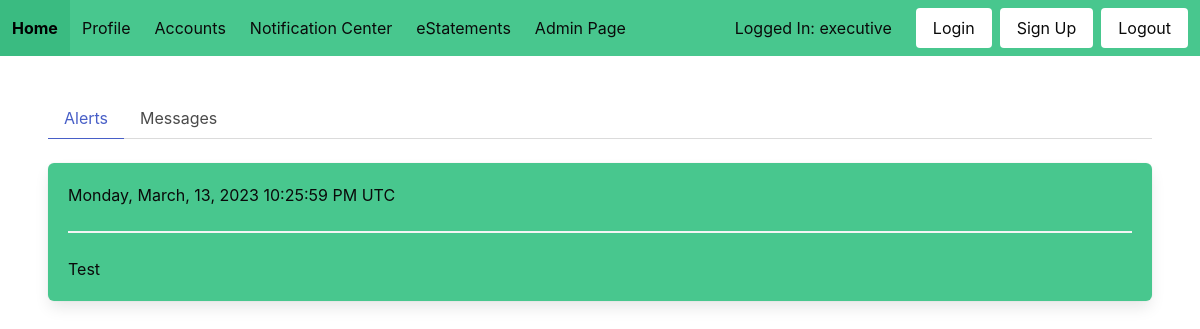
The page /alerts/ (signed in) on the database its author committed.
### website/models.py (models this page shows)
class User(UserMixin, db.Model):
    id = db.Column(db.Integer, primary_key=True)
    username = db.Column(db.String(100), unique=True)
    password = db.Column(db.String(100))
    name = db.Column(db.String(1000))

class Alerts(db.Model):
    id = db.Column(db.Integer, primary_key=True)
    date = db.Column(db.DateTime, server_default=func.now())
    content = db.Column(db.String(5000))

### website/main/routes.py (the view)
@main.route('/alerts/')
@login_required
def alerts():
    alerts = get_alerts()
    return render_template('alerts.html', alerts=alerts)

### website/models.py (called while the page is built)
@login_manager.user_loader
def load_user(id):
    return User.query.get(int(id))

### website/utils/format.py (called while the page is built)
def format_date_1(dt: datetime):
    weekday_map = {0: 'Monday', 1: 'Tuesday', 2: 'Wednesday', 3: 'Thursday',
                   4: 'Friday', 5: 'Saturday', 6: 'Sunday'}
    month_map = {1: 'January', 2: 'February', 3: 'March', 4: 'April', 5: 'May',
                 6: 'June', 7: 'July', 8: 'August', 9: 'September',
                 10: 'October', 11: 'November', 12: 'December'}
    weekday = weekday_map[dt.weekday()]
    month = month_map[dt.month]
    hour = dt.hour
    period = 'AM'
    if dt.hour >= 12:
        period = 'PM'
    if dt.hour >= 13:
        hour -= 12
    elif dt.hour < 1:
        hour += 12
    time_str = f'{hour:02}:{dt.minute:02}:{dt.second:02} {period}'
    res = f'{weekday}, {month}, {dt.day:02}, {dt.year} {time_str} UTC'
    return res

### website/utils/utils.py (called while the page is built)
def get_alerts():
    alerts = Alerts.query.all()
    res = []
    for alert in alerts:
        formatted = {}
        formatted['date'] = format_date_1(alert.date)
        formatted['content'] = alert.content
        res.append(formatted)
    return res

### website/templates/alerts.html (shortened to what this page needs)
{% extends "base.html" %}
{% block content %}
<div class="tabs">
    <ul>
        <li class="is-active"><a href="{{ url_for('main.alerts') }}">Alerts</a></li>
        <li><a href="{{ url_for('main.messages') }}">Messages</a></li>
    </ul>
</div>
{% for alert in alerts %}
<div class="box has-background-success has-text-black">
    <p>{{ alert['date'] }}</p>
    <hr>
    <p>{{ alert['content'] }}</p>
</div>
{% endfor %}
{% endblock %}

### website/templates/base.html (shortened to what this page needs)
<!DOCTYPE html>
<html>
<head>
    <link rel="stylesheet" href="https://cdnjs.cloudflare.com/ajax/libs/bulma/0.7.2/css/bulma.min.css" />
</head>
<body>
    <nav class="navbar is-success is-fixed-top">
        <div class="navbar-brand is-success">
            <a class="navbar-item has-text-black is-success" href="{{ url_for('main.home') }}">
                <strong>Home</strong>
            </a>
        </div>
        <div class="navbar-menu has-background-success" id="nav-links">
            <div class="navbar-start">
                <a href="{{ url_for('main.profile') }}" class="navbar-item has-text-black">Profile</a>
                <div class="navbar-item has-dropdown is-hoverable">
                    <a class="navbar-link has-text-black is-arrowless">Accounts</a>
                </div>
                <a href="{{ url_for('main.alerts') }}" class="navbar-item has-text-black">Notification Center</a>
                <a href="{{ url_for('main.view_eStatements') }}" class="navbar-item has-text-black">eStatements</a>
                {% if current_user.id == 1 %}
                <a href="{{ url_for('admin.bank_settings') }}" class="navbar-item has-text-black">Admin Page</a>
                {% endif %}
            </div>
            <div class="navbar-end is-success">
                {% if current_user.is_authenticated %}
                <p class="navbar-item has-text-black">Logged In: {{ current_user.username }}</p>
                {% endif %}
                <div class="navbar-item">
                    <div class="buttons">
                        <a href="{{ url_for('auth.login') }}" class="button is-white">Login</a>
                        <a href="{{ url_for('auth.signup') }}" class="button is-white">Sign Up</a>
                        <a href="{{ url_for('auth.logout') }}" class="button is-white">Logout</a>
                    </div>
                </div>
            </div>
        </div>
    </nav>
    <div class="hero-body has-text-black">
        {% block content %}
        {% endblock %}
    </div>
</body>
</html>

### rows shown on the page
User: username "executive"
Alerts: date "Monday, March, 13, 2023 10:25:59 PM UTC", content "Test"
